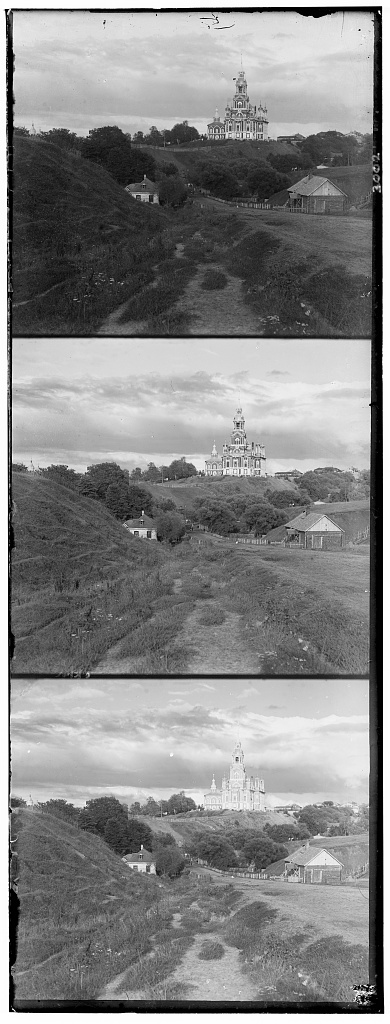
#> input picture CV/project1/data/cathedral.jpg, 390 x 1024 px; its folder holds only this picture in this run
$ python main.py
#> lines starting #> are read from the running program, lines starting #| are printed output that depends on the picture
### CV/project1/submission/code/align.py
import numpy as np
import skimage.io as skio
from skimage import img_as_float
from scipy.ndimage import gaussian_filter, sobel

def load_plate(path):
	im=skio.imread(path)
#> im is the input picture: shape (1024, 390); min 0, max 255, mean 133.7
	if im.ndim==3:
		im=im[...,0]
	return img_as_float(im).astype(np.float64)

def split_bgr(im):
	h=im.shape[0]//3
	b=im[0*h:1*h]
	g=im[1*h:2*h]
	r=im[2*h:3*h]
	return b,g,r

def stack_rgb(r,g,b):
	return np.clip(np.dstack([r,g,b]),0,1)

def l2_score(a,b):
	d=a-b
	return -float(np.sum(d*d))

def ncc_score(a,b,eps=1e-8):
	a=a-a.mean()
	b=b-b.mean()
	return float(np.sum(a*b)/(np.linalg.norm(a)*np.linalg.norm(b)+eps))

METRICS = {"l2":l2_score, "ncc":ncc_score}

def shift(img,dx,dy):
	return np.roll(img,shift=(dy,dx),axis=(0,1))

def crop_interior(img,frac):
	h,w=img.shape[:2]
	ch,cw=int(h*frac),int(w*frac)
	return img[ch:h-ch,cw:w-cw]

def align_single_scale(moving,ref,window=15, metric="ncc",crop=0.1,center=(0,0),return_scores=False):
	score_fn=METRICS[metric]
	ref_c=crop_interior(ref,crop)
	cx,cy=center
	best_score,best=-np.inf,(cx,cy)
	scores=np.empty((2*window+1,2*window+1))
	for i,dy in enumerate(range(cy-window,cy+window+1)):
		for j, dx in enumerate(range(cx-window,cx+window+1)):
			s=score_fn(crop_interior(shift(moving,dx,dy),crop),ref_c)
			scores[i,j]=s
			if s>best_score:
				best_score,best=s,(dx,dy)
	return (best,scores) if return_scores else best

def downsample(img,method="box", sigma=1.0):
	if method=="gaussian":
		return gaussian_filter(img,sigma=sigma)[::2,::2]
	h,w =img.shape[0]//2*2,img.shape[1]//2*2
	img=img[:h,:w]
	return img.reshape(h//2,2,w//2,2).mean(axis=(1,3))

def build_pyramid(img,min_size=150,method="box"):
	pyr=[img]
	while min(pyr[-1].shape[:2])>=2*min_size:
		pyr.append(downsample(pyr[-1],method=method))
	return pyr

def identity(x):
	return x

# [4 lines left out: function gradient_magnitude, not called in this run]

def align_pyramid(moving,ref,metric="ncc",crop=0.1,min_size=150,coarse_window=15, fine_window=3, feature_fn=identity, verbose=False):
	pm=build_pyramid(moving,min_size)
	pr=build_pyramid(ref,min_size)
	dx,dy=0,0
	for level in range(len(pm)-1, -1, -1):
		m,r =feature_fn(pm[level]), feature_fn(pr[level])
		window=coarse_window if level==len(pm)-1 else fine_window
		dx, dy=align_single_scale(m,r, window=window, metric=metric, crop=crop, center=(dx,dy))
		if verbose:
			print(f" level {level} {m.shape}: ({dx}, {dy})")
		if level>0:
			dx,dy=2*dx, 2*dy
	return dx,dy

# [5 lines left out: function align_pyramid_recursive, not called in this run]

def colorize(im, method="pyramid", ref="b", **kw):
	b,g,r=split_bgr(im)
	chans={"b":b,"g":g,"r":r}
	align_fn=align_pyramid if method=="pyramid" else align_single_scale
	shifts={}
	for name in "bgr":
		if name==ref:
			continue
		shifts[name]=align_fn(chans[name],chans[ref],**kw)
		chans[name]=shift(chans[name],*shifts[name])
	return stack_rgb(chans["r"],chans["g"],chans["b"]), shifts

### CV/project1/submission/code/main.py
"""main.py：批次對齊 data/ 下所有影像，印出位移與耗時，並存成 JPG。

用法（在 project1/ 底下執行）：
    python code/main.py                      # 全部影像，RGB NCC，以 B 為基準
    python code/main.py --metric l2
    python code/main.py --feature grad       # 梯度特徵（Bells & Whistles）
    python code/main.py --only emir church   # 只跑部分檔案
"""
import argparse
import csv
import time
from pathlib import Path

import numpy as np
import skimage.io as skio
from skimage import img_as_ubyte

from align import (load_plate, colorize, identity, gradient_magnitude)

# ---- 固定參數：所有影像共用同一組 ----
CROP = 0.1           # 計分時四周各裁 10%
MIN_SIZE = 150       # 金字塔最粗層短邊下限（TIF 會縮 16 倍到 ~200 px）
COARSE_WINDOW = 15   # 最粗層搜尋 ±15
FINE_WINDOW = 3      # 其餘各層微調 ±3
SINGLE_WINDOW = 15   # 單尺度搜尋 ±15


def save_jpg(path, rgb):
    skio.imsave(path, img_as_ubyte(np.clip(rgb, 0, 1)))


def main():
    p = argparse.ArgumentParser()
    p.add_argument("--data", default="data")
    p.add_argument("--out", default="out")
    p.add_argument("--metric", choices=["ncc", "l2"], default="ncc")
    p.add_argument("--feature", choices=["rgb", "grad"], default="rgb")
    p.add_argument("--ref", choices=["b", "g"], default="b")
    p.add_argument("--only", nargs="*", help="只處理這些檔名（不含副檔名）")
    args = p.parse_args()

    feature_fn = gradient_magnitude if args.feature == "grad" else identity
    out_dir = Path(args.out)
    out_dir.mkdir(parents=True, exist_ok=True)
    tag = f"{args.metric}_{args.feature}_ref{args.ref}"

    paths = sorted(Path(args.data).glob("*.jpg")) + sorted(Path(args.data).glob("*.tif"))
    if args.only:
        paths = [q for q in paths if q.stem in args.only]

    rows = []
    print(f"{'image':<24}| {'method':<8}| {'G (dx, dy)':<12}| {'R (dx, dy)':<12}| {'B (dx, dy)':<12}| time (s)")
    print("-" * 90)
    for path in paths:
        im = load_plate(path)
        # JPG 兩種方法都跑；TIF 只跑金字塔（單尺度太慢）
        methods = ["single", "pyramid"] if path.suffix == ".jpg" else ["pyramid"]
        for method in methods:
            kw = dict(metric=args.metric, crop=CROP)
            if method == "single":
                kw.update(window=SINGLE_WINDOW)
            else:
                kw.update(min_size=MIN_SIZE, coarse_window=COARSE_WINDOW,
                          fine_window=FINE_WINDOW, feature_fn=feature_fn)
            t0 = time.perf_counter()
            rgb, shifts = colorize(im, method=method, ref=args.ref, **kw)
            dt = time.perf_counter() - t0

            save_jpg(out_dir / f"{path.stem}_{method}_{tag}.jpg", rgb)
            fmt = lambda c: str(shifts.get(c, (0, 0)))
            print(f"{path.name:<24}| {method:<8}| {fmt('g'):<12}| {fmt('r'):<12}| {fmt('b'):<12}| {dt:6.2f}")
            rows.append([path.name, method, tag, *shifts.get("g", (0, 0)),
                         *shifts.get("r", (0, 0)), *shifts.get("b", (0, 0)), round(dt, 2)])
#> this loop made 2 passes
#> pass 1, in split_bgr, `b=im[0*h:1*h]`:
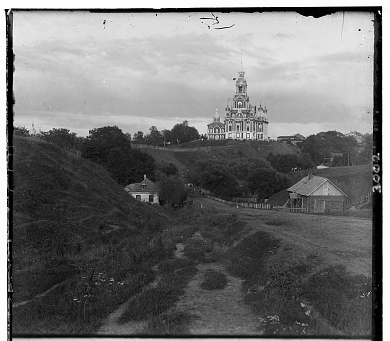
#> b: shape (341, 390) float64; min 0, max 1, mean 0.447
#> pass 1, in split_bgr, `g=im[1*h:2*h]`:
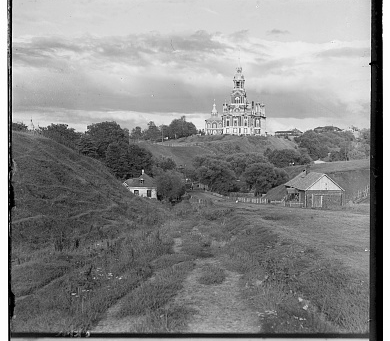
#> g: shape (341, 390) float64; min 0, max 1, mean 0.54
#> pass 1, in split_bgr, `r=im[2*h:3*h]`:
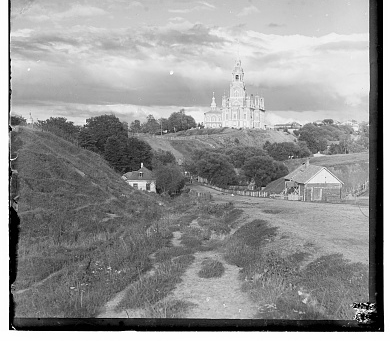
#> r: shape (341, 390) float64; min 0, max 1, mean 0.584
#> pass 1, in align_single_scale, `ref_c=crop_interior(ref,crop)`:
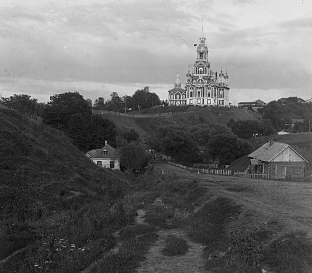
#> ref_c: shape (273, 312) float64; min 0, max 0.965, mean 0.416

    with open(out_dir / f"offsets_{tag}.csv", "w", newline="") as f:
        w = csv.writer(f)
        w.writerow(["image", "method", "tag", "g_dx", "g_dy", "r_dx", "r_dy", "b_dx", "b_dy", "time_s"])
        w.writerows(rows)
    print(f"\n結果存在 {out_dir}/，位移表：{out_dir}/offsets_{tag}.csv")


if __name__ == "__main__":
    main()

$ run again, on CV/project1/data/tobolsk.jpg
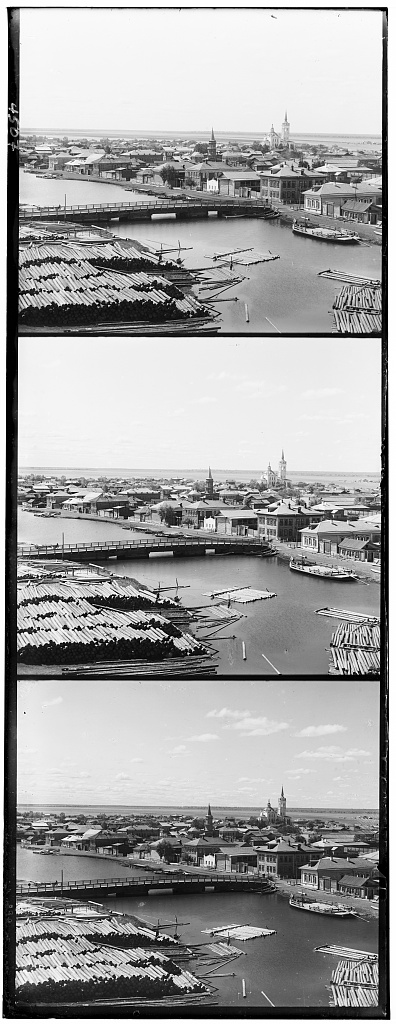
#> input picture CV/project1/data/tobolsk.jpg, 396 x 1024 px
#> in load_plate, im is the input picture: shape (1024, 396); min 0, max 255, mean 161
#> the loop in main, `for method in methods:` made 2 passes
#> pass 1, in split_bgr, `r=im[2*h:3*h]`:
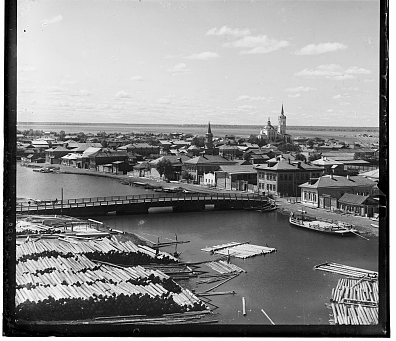
#> r: shape (341, 396) float64; min 0, max 1, mean 0.552
#> pass 1, in align_single_scale, `ref_c=crop_interior(ref,crop)`:
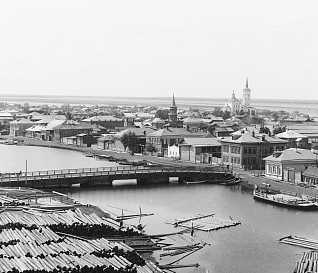
#> ref_c: shape (273, 318) float64; min 0, max 1, mean 0.702

$ run again, on CV/project1/data/monastery.jpg
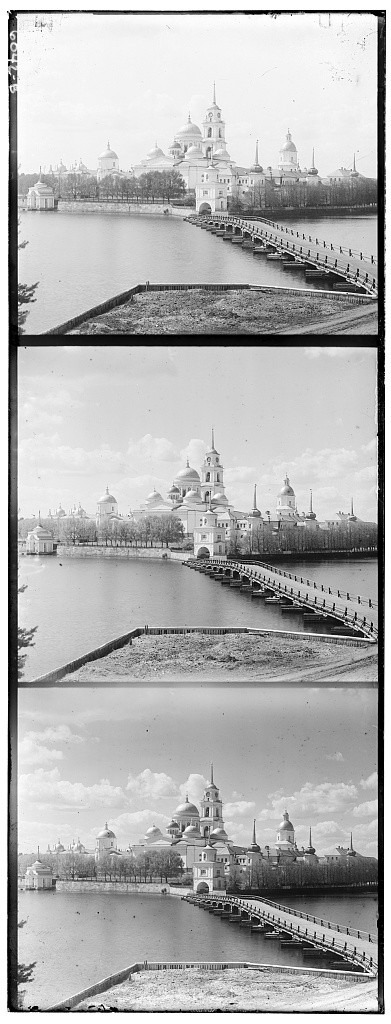
#> input picture CV/project1/data/monastery.jpg, 391 x 1024 px
#> in load_plate, im is the input picture: shape (1024, 391); min 0, max 255, mean 177.7
#> the loop in main, `for method in methods:` made 2 passes
#> pass 1, in split_bgr, `r=im[2*h:3*h]`:
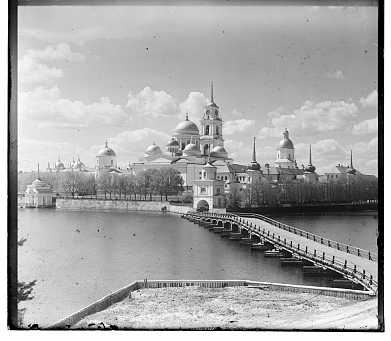
#> r: shape (341, 391) float64; min 0, max 1, mean 0.656
#> pass 1, in align_single_scale, `ref_c=crop_interior(ref,crop)`:
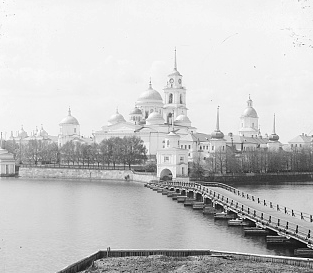
#> ref_c: shape (273, 313) float64; min 0, max 1, mean 0.782

$ run again, on CV/project1/data/service-pnp-prok-00000-00016v.jpg
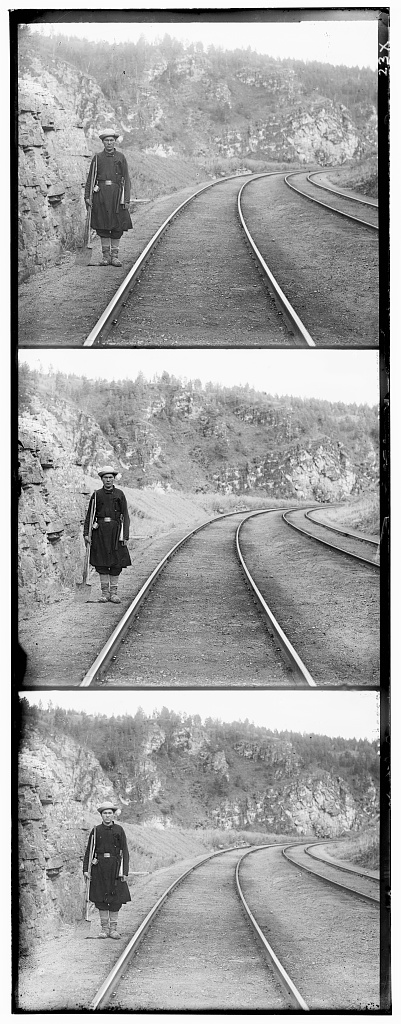
#> input picture CV/project1/data/service-pnp-prok-00000-00016v.jpg, 401 x 1024 px
#> in load_plate, im is the input picture: shape (1024, 401); min 0, max 255, mean 159.9
#> the loop in main, `for method in methods:` made 2 passes
#> pass 1, in split_bgr, `r=im[2*h:3*h]`:
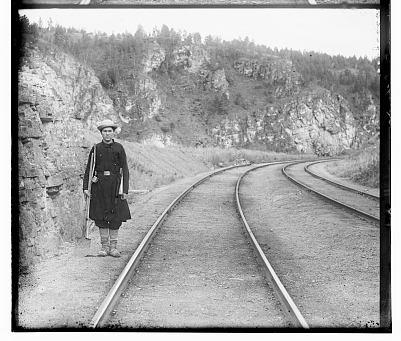
#> r: shape (341, 401) float64; min 0, max 1, mean 0.643
#> pass 1, in align_single_scale, `ref_c=crop_interior(ref,crop)`:
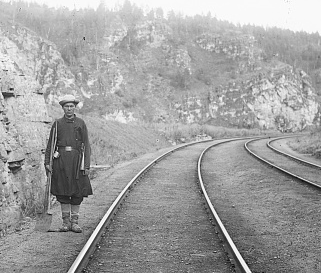
#> ref_c: shape (273, 321) float64; min 0.0235, max 1, mean 0.631

$ run again, on CV/project1/data/service-pnp-prok-00200-00276v.jpg
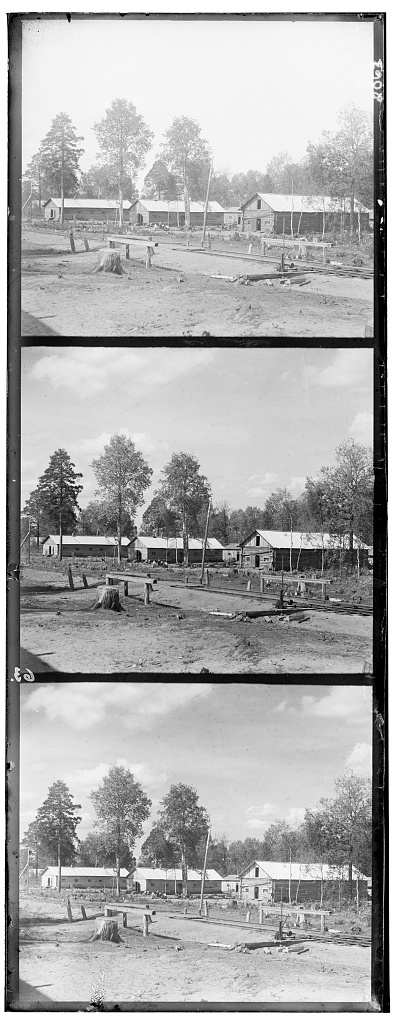
#> input picture CV/project1/data/service-pnp-prok-00200-00276v.jpg, 399 x 1024 px
#> in load_plate, im is the input picture: shape (1024, 399); min 0, max 255, mean 172.8
#> the loop in main, `for method in methods:` made 2 passes
#> pass 1, in align_single_scale, `ref_c=crop_interior(ref,crop)`:
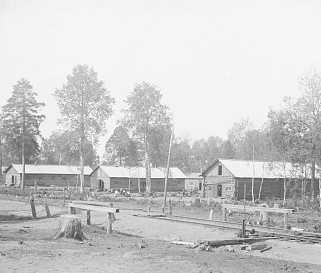
#> ref_c: shape (273, 321) float64; min 0.098, max 1, mean 0.799
